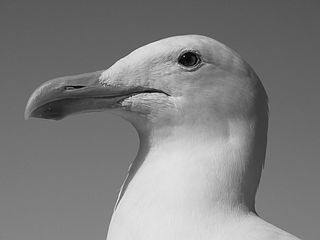
#> input picture HW1/input2.png, 320 x 240 px
$ python FiltersAndDeconvolution.py
#> lines starting #> are read from the running program, lines starting #| are printed output that depends on the picture
import cv2
import numpy as np
from matplotlib import pyplot as plt


def displayImg(title, img):
    cv2.imshow(title,img.astype('uint8'))
    cv2.waitKey()
    cv2.destroyAllWindows()

img = cv2.imread('input2.png')
#> img is the input picture: shape (240, 320, 3); min 0, max 245, mean 127
img = cv2.cvtColor(img, cv2.COLOR_BGR2GRAY)
#> img: shape (240, 320)
f = np.fft.fft2(img)
fshift = np.fft.fftshift(f)

rows, cols = img.shape
#> rows = 240; cols = 320
crow,ccol = int(rows/2) , int(cols/2)
#> crow = 120; ccol = 160
fshift[crow-10:crow+10, ccol-10:ccol+10] = 0
f_ishift = np.fft.ifftshift(fshift)
img_back = np.fft.ifft2(f_ishift)
img_back = np.abs(img_back)
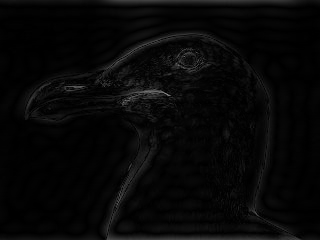
#> img_back: shape (240, 320) float64; min 0.0121, max 142.6, mean 7.7

displayImg("op", img_back)
